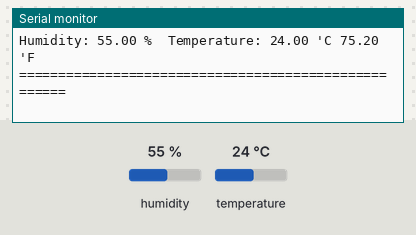
A sketch run on a simulated Arduino Uno, built with avr-gcc and run on an emulated ATmega328P. Shown: the last lines printed to the serial monitor. The inputs (shaded band) are chosen by the test bench; at power-on: humidity 55 %, temperature 24 °C.

Above: at 4.8 s.
4.9 s: humidity set to 22 %
At 7.2 s:
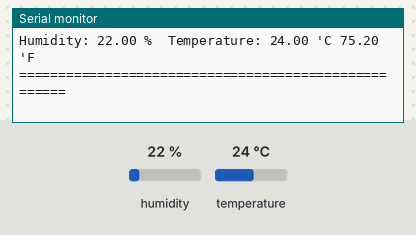
7.9 s: temperature set to 41 °C
At 8.8 s:
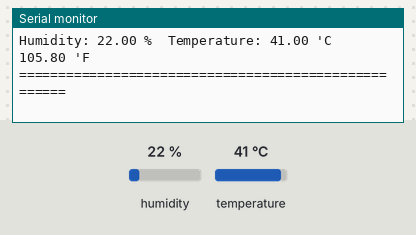
14.4 s: humidity set to 40 %
At 15.9 s:
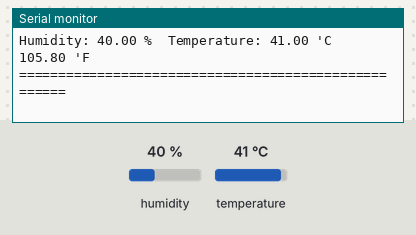
Timing chart, 0 to 17.4 s (numbered marks = the images above; inputs shaded):
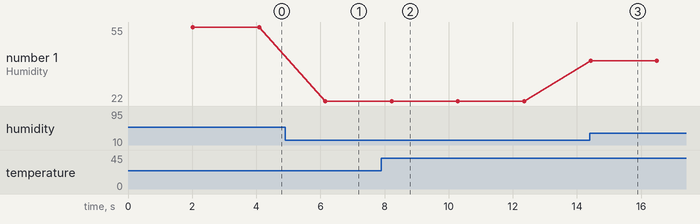

Measured:
- after the input at 4.9 s, the serial monitor: prints a new line after 1.3 s (image 1)
- after the input at 7.9 s, the serial monitor: prints a new line after 0.32 s (image 2)
- after the input at 14.4 s, the serial monitor: prints a new line at once (image 3)
- plotted number 1: 55 → 22 after the input at 4.9 s, 22 → 40 after the input at 14.4 s

The sketch:

dht11_test.ino
```cpp
#include <DHT.h>
DHT mydht11(A1,DHT11);//DHT를 제어하기 위해 DHT11객체 생성
void setup() {
  // put your setup code here, to run once:
  Serial.begin(9600);
  mydht11.begin();
}

void loop() {
  delay(2000);// 측정 시 2초이상 간격필요
  // DHT11온습도센서 읽기
  float h = mydht11.readHumidity();// 습도
  float t = mydht11.readTemperature();// 섭씨온도
  float ft = mydht11.readTemperature(true);// 화씨온도
  Serial.print("Humidity: ");
  Serial.print(h);
  Serial.print(" %\t");
  Serial.print("Temperature: ");
  Serial.print(t);
  Serial.print(" 'C ");
  Serial.print(ft);
  Serial.println(" 'F\t");
  Serial.println("=====================================================");

}
```
